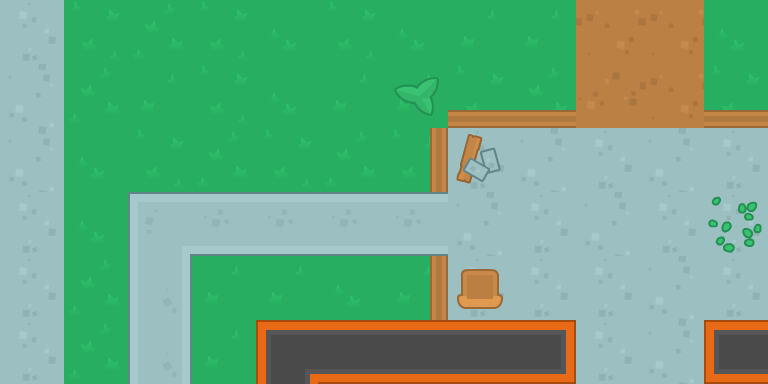

A level layout from a 2D game, rendered from its tile map. Below: a short description, then the map file with its tile-grid data intact:
An orthogonal 12x6 tile map with 64x64 px tiles, 4 tile layers (ground, walls, items, decorations) and 11 objects (4x wall, 2x healthpack, player, zombie, pistol, ...).

<map version="1.0" tiledversion="1.0.3" orientation="orthogonal" renderorder="right-down" width="12" height="6" tilewidth="64" tileheight="64" nextobjectid="191">
 <tileset firstgid="1" name="spritesheet_tiles" tilewidth="64" tileheight="64" spacing="10" tilecount="540" columns="27">
  <image source="../img/spritesheet_tiles.png" width="1988" height="1470" />
 </tileset>
 <layer name="ground" width="12" height="6">
  <data encoding="csv">
7,2,1,2,4,2,4,3,3,6,6,4,
8,1,3,2,4,3,3,2,1,5,6,2,
8,4,2,1,2,1,2,7,8,7,8,7,
7,4,271,273,273,273,273,8,7,8,7,7,
7,1,300,3,3,4,3,7,7,7,8,7,
7,1,300,3,2,4,3,1,3,7,8,2
</data>
 </layer>
 <layer name="walls" width="12" height="6">
  <data encoding="csv">
0,0,0,0,0,0,0,0,0,0,0,0,
0,0,0,0,0,0,0,2684355004,2684355004,0,0,2684355004,
0,0,0,0,0,0,444,0,0,0,0,0,
0,0,0,0,0,0,0,0,0,0,0,0,
0,0,0,0,0,0,444,0,0,0,0,0,
0,0,0,0,109,111,111,111,114,0,0,2684354675
</data>
 </layer>
 <layer name="items" width="12" height="6">
  <data encoding="csv">
0,0,0,0,0,0,0,0,0,0,0,0,
0,0,0,0,0,0,210,0,0,0,0,0,
0,0,0,0,0,0,0,0,0,0,0,0,
0,0,0,0,0,0,0,0,0,0,0,0,
0,0,0,0,0,0,0,529,0,0,0,0,
0,0,0,0,0,0,0,0,0,0,0,0
</data>
 </layer>
 <layer name="decorations" width="12" height="6">
  <data encoding="csv">
0,0,0,0,0,0,0,0,0,0,0,0,
0,0,0,0,0,0,0,0,0,0,0,0,
0,0,0,0,0,0,0,2684354852,0,0,0,0,
0,0,0,0,0,0,0,0,0,0,0,213,
0,0,0,0,0,0,0,0,0,0,0,0,
0,0,0,0,0,0,0,0,0,0,0,0
</data>
 </layer>
 <objectgroup name="GameObjects">
  <object id="1" name="player" x="144" y="208" width="32" height="32" />
  <object id="2" name="wall" x="256" y="320" width="320" height="64" />
  <object id="6" name="wall" x="256" y="384" width="64" height="192" />
  <object id="15" name="wall" x="704" y="320" width="512" height="64" />
  <object id="34" name="wall" x="464" y="272" width="32" height="48" />
  <object id="40" name="zombie" x="592" y="208" width="32" height="32" />
  <object id="183" name="pistol" x="214" y="216" width="22" height="20" />
  <object id="187" name="healthpack" x="273" y="208" width="32" height="32" />
  <object id="188" name="healthpack" x="303" y="264" width="32" height="32" />
  <object id="189" name="shotgun" x="344" y="171" width="32" height="32" />
  <object id="190" name="zone" x="283" y="108.5" width="300" height="23">
   <properties>
    <property name="labels" value="exit" />
   </properties>
  </object>
 </objectgroup>
</map>
